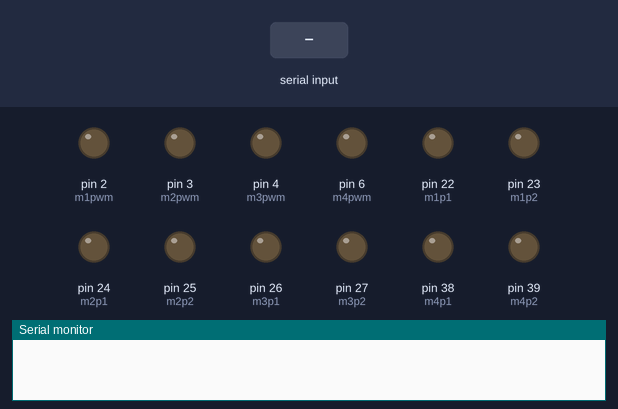
This sketch was run on a simulated Arduino Mega 2560, built with avr-gcc and run on an emulated ATmega2560. Shown: output pins drawn as LEDs (lit = HIGH), the last lines printed to the serial monitor. The inputs (shaded band) are chosen by the test bench.

Above: at 1.2 s.
1.3 s: "F" received over Serial
At 2.2 s:
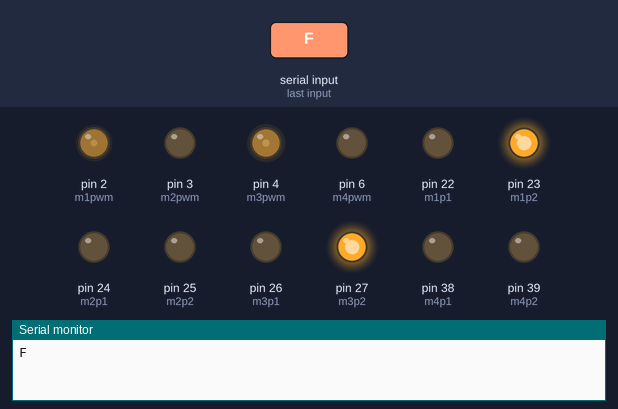
3.0 s: "B" received over Serial
At 3.5 s:
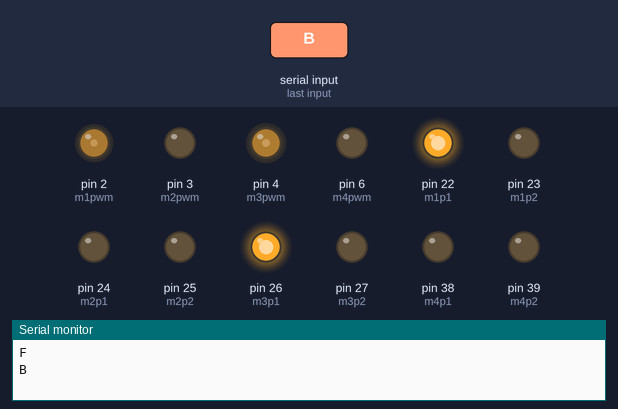
4.7 s: "R" received over Serial
At 5.8 s:
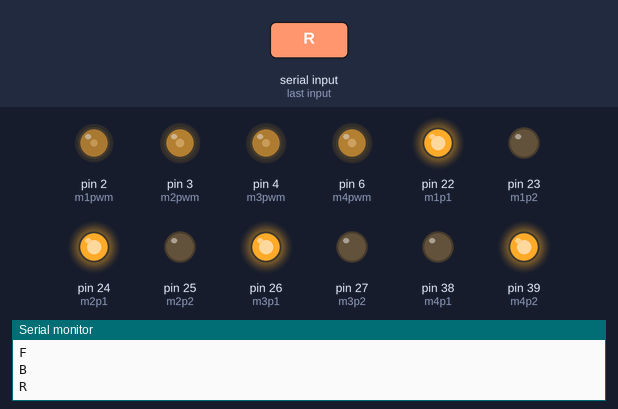
6.2 s: "L" received over Serial
At 7.0 s:
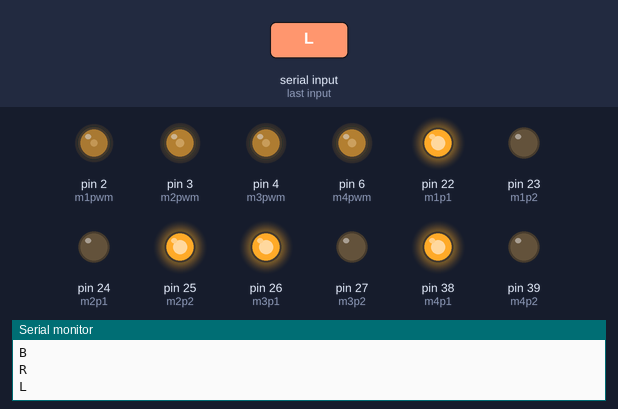
7.7 s: "1" received over Serial
At 8.1 s:
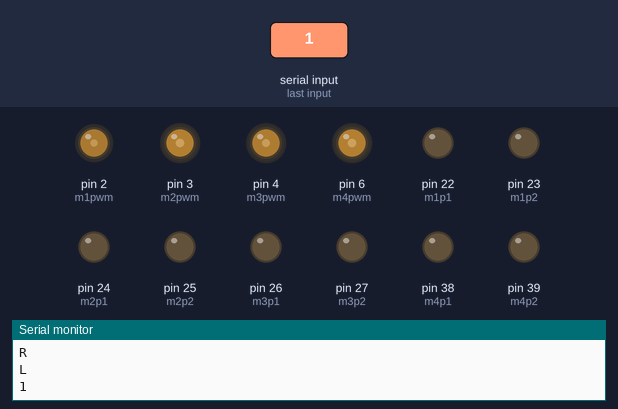
9.2 s: "F" received over Serial
At 10.6 s:
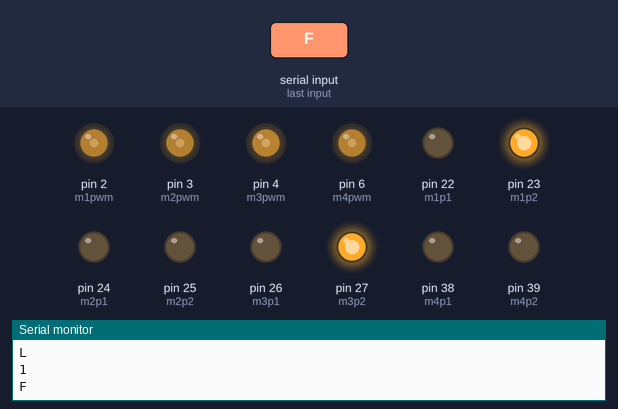
Timing chart, 0 to 11.9 s (numbered marks = the images above; inputs shaded):
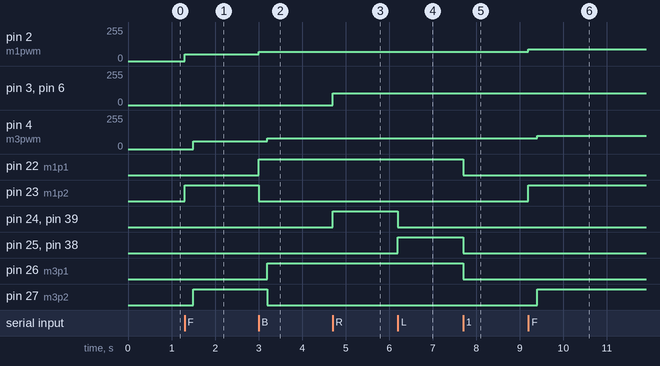

Measured:
- after the input at 1.3 s, pin 2 (m1pwm): 0/255 → 50/255 at once; pin 4 (m3pwm): 0/255 → 60/255 after 0.20 s; pin 23 (m1p2): LOW → HIGH at once; pin 27 (m3p2): LOW → HIGH after 0.20 s
- after the input at 3.0 s, pin 2 (m1pwm): 50/255 → 70/255 at once; pin 4 (m3pwm): 60/255 → 80/255 after 0.20 s; pin 22 (m1p1): LOW → HIGH at once; pin 23 (m1p2): HIGH → LOW at once; pin 26 (m3p1): LOW → HIGH after 0.20 s
- after the input at 4.7 s, pin 3 (m2pwm), pin 6 (m4pwm): 0/255 → 90/255 at once; pin 24 (m2p1), pin 39 (m4p2): LOW → HIGH at once
- after the input at 6.2 s, pin 24 (m2p1), pin 39 (m4p2): HIGH → LOW at once; pin 25 (m2p2), pin 38 (m4p1): LOW → HIGH at once
- after the input at 7.7 s, pin 22 (m1p1), pin 25 (m2p2), pin 26 (m3p1), pin 38 (m4p1): HIGH → LOW at once
- after the input at 9.2 s, pin 2 (m1pwm): 70/255 → 90/255 at once; pin 4 (m3pwm): 80/255 → 100/255 after 0.20 s; pin 23 (m1p2): LOW → HIGH at once; pin 27 (m3p2): LOW → HIGH after 0.20 s

The sketch:

accelerating_motion.ino
```cpp
#define m1p1 22
#define m1p2 23
#define m1pwm 2

#define m2p1 24
#define m2p2 25
#define m2pwm 3


#define m3p1 26
#define m3p2 27
#define m3pwm 4

#define m4p1 38
#define m4p2 39
#define m4pwm 6

int pwm = 50;
int addn = 10;
int f,n;

char c;
void setup()
{
  pinMode(m1p1, OUTPUT);
  pinMode(m1p2, OUTPUT);
  pinMode(m2p1, OUTPUT);
  pinMode(m2p2, OUTPUT);
  pinMode(m3p1, OUTPUT);
  pinMode(m3p2, OUTPUT);
  pinMode(m4p1, OUTPUT);
  pinMode(m4p2, OUTPUT);
  pinMode(m1pwm, OUTPUT);
  pinMode(m2pwm, OUTPUT);
  pinMode(m3pwm, OUTPUT);
  pinMode(m4pwm, OUTPUT);


  Serial.begin(38400);


}
void forward()
{


  digitalWrite(m1p1, LOW);
  digitalWrite(m1p2, HIGH);
  analogWrite(m1pwm, pwm);
   pwm = pwm + addn;
   constrain(pwm, 0, 200);
   delay(200);

 if (pwm >= 200)
 {
  f = 1;

 }
 else
 {
  f = 0;
 }
 while (f ==1)
 {
  analogWrite(9,pwm);
 }


  digitalWrite(m3p1, LOW);
  digitalWrite(m3p2, HIGH);
  analogWrite(m3pwm, pwm);
   pwm = pwm + addn;
 constrain(pwm, 0, 200);
 delay(200);

 if (pwm >= 200)
 {
  f = 1;

 }
 else
 {
  f = 0;
 }
 while (f ==1)
 {
  analogWrite(9,pwm);
 }

  //Serial.println("Forward");


}

void back()
{
  digitalWrite(m1p1, HIGH);
  digitalWrite(m1p2, LOW);
  analogWrite(m1pwm, pwm);
   pwm = pwm + addn;
 constrain(pwm, 0, 200);
 delay(200);

 if (pwm >= 200)
 {
  f = 1;

 }
 else
 {
  f = 0;
 }
 while (f ==1)
 {
  analogWrite(9,pwm);
 }


  digitalWrite(m3p1, HIGH);
  digitalWrite(m3p2, LOW);
  analogWrite(m3pwm, pwm);
   pwm = pwm + addn;
 constrain(pwm, 0, 200);
 delay(200);
 if (pwm >= 200)
 {
  f = 1;
 }
 else
 {
  f = 0;
 }
 while (f ==1)
 {
  analogWrite(9,pwm);
 }


}
void right()
{
  digitalWrite(m2p1, HIGH);
  digitalWrite(m2p2, LOW);
  analogWrite(m2pwm, pwm);

  digitalWrite(m4p1, LOW);
  digitalWrite(m4p2, HIGH);
  analogWrite(m4pwm, pwm);


}
void left()
{
  digitalWrite(m2p1, LOW);
  digitalWrite(m2p2, HIGH);
  analogWrite(m2pwm, pwm);

  digitalWrite(m4p1, HIGH);
  digitalWrite(m4p2, LOW);
  analogWrite(m4pwm, pwm);
   //Serial.println("Left");
}
void halt()
{
  digitalWrite(m1p1, LOW);
  digitalWrite(m1p2, LOW);

  digitalWrite(m2p1, LOW);
  digitalWrite(m2p2, LOW);

  digitalWrite(m3p1, LOW);
  digitalWrite(m3p2, LOW);

  digitalWrite(m4p1, LOW);
  digitalWrite(m4p2, LOW);
}


void loop()
{

  while(Serial.available()){
     c = Serial.read();
    Serial.println(c);
  switch(c){
    case 'F':
    forward();
    break;
    case 'B':
    back();
    break;
    case 'R':
    right();
    break;
    case 'L':
    left();
    break;
    default:
     halt();
     break;

  }

  }
}
```
